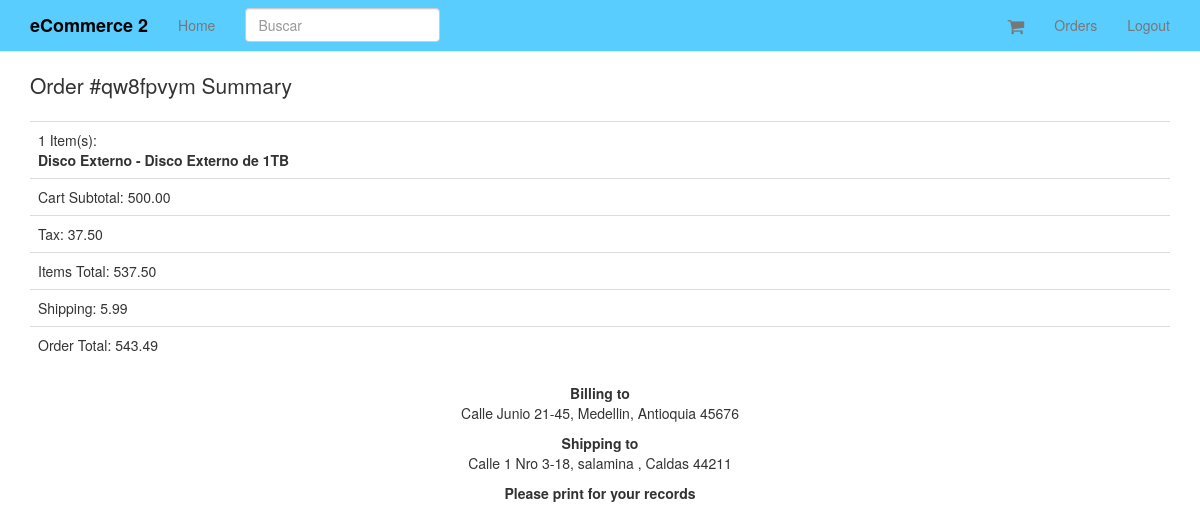
The app's page /orders/43/ (signed in) with its own data.
### orders/models.py (models this page shows, shortened)
class Order(models.Model):
	status = models.CharField(max_length=120, choices=ORDER_STATUS_CHOICES, default='created')
	cart = models.ForeignKey(Cart)
	user = models.ForeignKey(UserCheckout, null=True)
	billing_address = models.ForeignKey(UserAddress, related_name='billing_address', null=True)
	shipping_address = models.ForeignKey(UserAddress, related_name='shipping_address', null=True)
	shipping_total_price = models.DecimalField(max_digits=50, decimal_places=2, default=5.99)
	order_total = models.DecimalField(max_digits=50, decimal_places=2, )
	order_id = models.CharField(max_length=20, null=True, blank=True)
	class Meta:
		ordering = ['-id']

class UserAddress(models.Model):
	user = models.ForeignKey(UserCheckout)
	type = models.CharField(max_length=120, choices=ADDRESS_TYPE)
	street = models.CharField(max_length=120)
	city = models.CharField(max_length=120)
	state = models.CharField(max_length=120)
	zipcode = models.CharField(max_length=120)
	def get_address(self):
		return "%s, %s, %s %s" %(self.street, self.city, self.state, self.zipcode)

### cart/models.py (models this page shows, shortened)
class Cart(models.Model):
	user = models.ForeignKey(settings.AUTH_USER_MODEL, null = True, blank = True)
	items = models.ManyToManyField(Variation, through = CartItem)
	timestamp = models.DateTimeField(auto_now_add = True, auto_now = False)
	updated = models.DateTimeField(auto_now_add = False, auto_now = True)
	subtotal = models.DecimalField(max_digits=50, decimal_places=2, default=25.00)
	tax_percentage  = models.DecimalField(max_digits=10, decimal_places=5, default=0.085)
	tax_total = models.DecimalField(max_digits=50, decimal_places=2, default=25.00)
	total = models.DecimalField(max_digits=50, decimal_places=2, default=25.00)

class CartItem(models.Model):
	cart = models.ForeignKey("Cart")
	item = models.ForeignKey(Variation)
	quantity = models.PositiveIntegerField(default = 1)
	line_item_total = models.DecimalField(max_digits=10, decimal_places=2)

### products/models.py (models this page shows, shortened)
class Variation(models.Model):
	product = models.ForeignKey(Product)
	title = models.CharField(max_length = 120)
	price = models.DecimalField(decimal_places = 2, max_digits = 20)
	sale_price = models.DecimalField(decimal_places = 2, max_digits = 20, null = True, blank = True)
	active = models.BooleanField(default = True)
	inventory = models.IntegerField(null=True, blank = True)
	def get_title(self):
		return "%s - %s" %(self.product.title, self.title)

class Product(models.Model):
	title = models.CharField(max_length = 120)
	description = models.TextField(blank = True, null= True)
	price = models.DecimalField(decimal_places = 2, max_digits = 20)
	active = models.BooleanField(default = True)
	categories = models.ManyToManyField('Category', blank=True)
	default = models.ForeignKey('Category', related_name = 'default_category', null=True, blank=True)
	objects = ProductManager()
	class Meta:
		ordering = ['-title']

### orders/views.py (the view)
# urls.py: url(r'^orders/(?P<pk>\d+)/$', OrderDetail.as_view(), name='order_detail'),
class OrderDetail(LoginRequiredMixin,DetailView):
	model = Order
	def dispatch(self, request, *args, **kwargs):
		try:
			user_check_id = self.request.session.get("user_checkout_id")
			user_checkout = UserCheckout.objects.get(id=user_check_id)
		except UserCheckout.DoesNotExist:
			user_checkout = UserCheckout.objects.get(user=request.user)
		except:
			user_checkout = None
		obj = self.get_object()
		if obj.user == user_checkout and user_checkout is not None:
			return super(OrderDetail, self).dispatch(request, *args, **kwargs)
		else:
			raise Http404

### orders/mixins.py (called while the page is built)
	@method_decorator(login_required)
	def dispatch(self, request, *args, **kwargs):
		return super(LoginRequiredMixin, self).dispatch(request,*args, **kwargs)

### orders/templates/orders/order_detail.html
{% extends "base.html" %}
{% block content %}
{% include "orders/order_summary_short.html" with order=order %}
<p><b>Please print for your records</b></p>
{% endblock %}

### orders/templates/orders/order_summary_short.html
<p class='lead'>
Order {% if order.order_id %}#{{ order.order_id }}{% endif %} Summary</p>
<table class='table'>
<tr><td>{{ order.cart.cartitem_set.count }} Item(s): <br/>{% for i in order.cart.cartitem_set.all %}
<b>{{ i.item.get_title }}</b><br/>
{% endfor %}</td></tr>
<tr><td>Cart Subtotal: {{ order.cart.subtotal }}</td></tr>
<tr><td>Tax: {{ order.cart.tax_total }}</td></tr>
<tr><td>Items Total: {{ order.cart.total }}</td></tr>
<tr><td>Shipping: {{ order.shipping_total_price }}</td></tr>
<tr><td>Order Total: {{ order.order_total }}</td></tr>
</table>
</div>
<div class='col-sm-4 col-sm-offset-4 text-center'>
<p><b>Billing to</b>
<br/>
{{ order.billing_address.get_address }}
<p>
<p><b>Shipping to</b>
<br/>
{{ order.shipping_address.get_address }}
<p>

### static_in_pro/our_static/css/navbar-static-top.css (style rules this page uses)
body { min-height: 1000px; }

### records on screen
Order: order_id "qw8fpvym", cart.cartitem_set.count "1", cart.subtotal "500.00", cart.tax_total "37.50", cart.total "537.50", shipping_total_price "5.99", order_total "543.49", billing_address.get_address "Calle Junio 21-45, Medellin, Antioquia 45676", shipping_address.get_address "Calle 1 Nro 3-18, salamina , Caldas 44211"
CartItem: item.get_title "Disco Externo - Disco Externo de 1TB"
